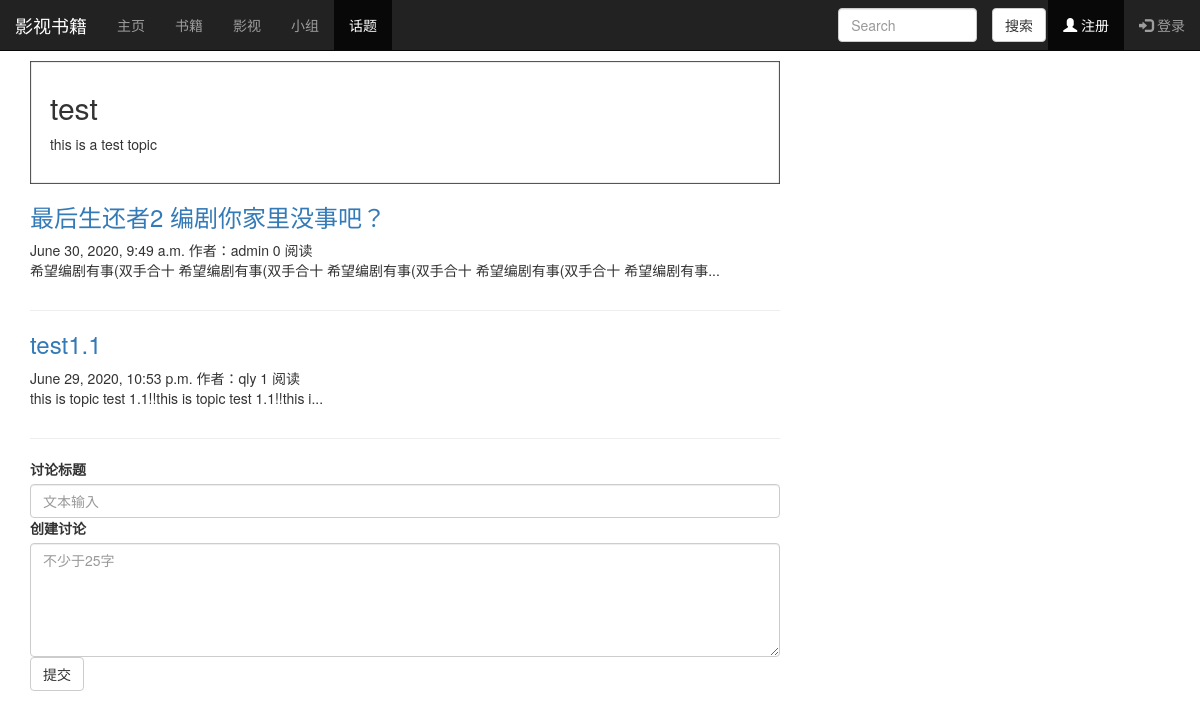
Page /topic/topics/1 on the earlier database version.
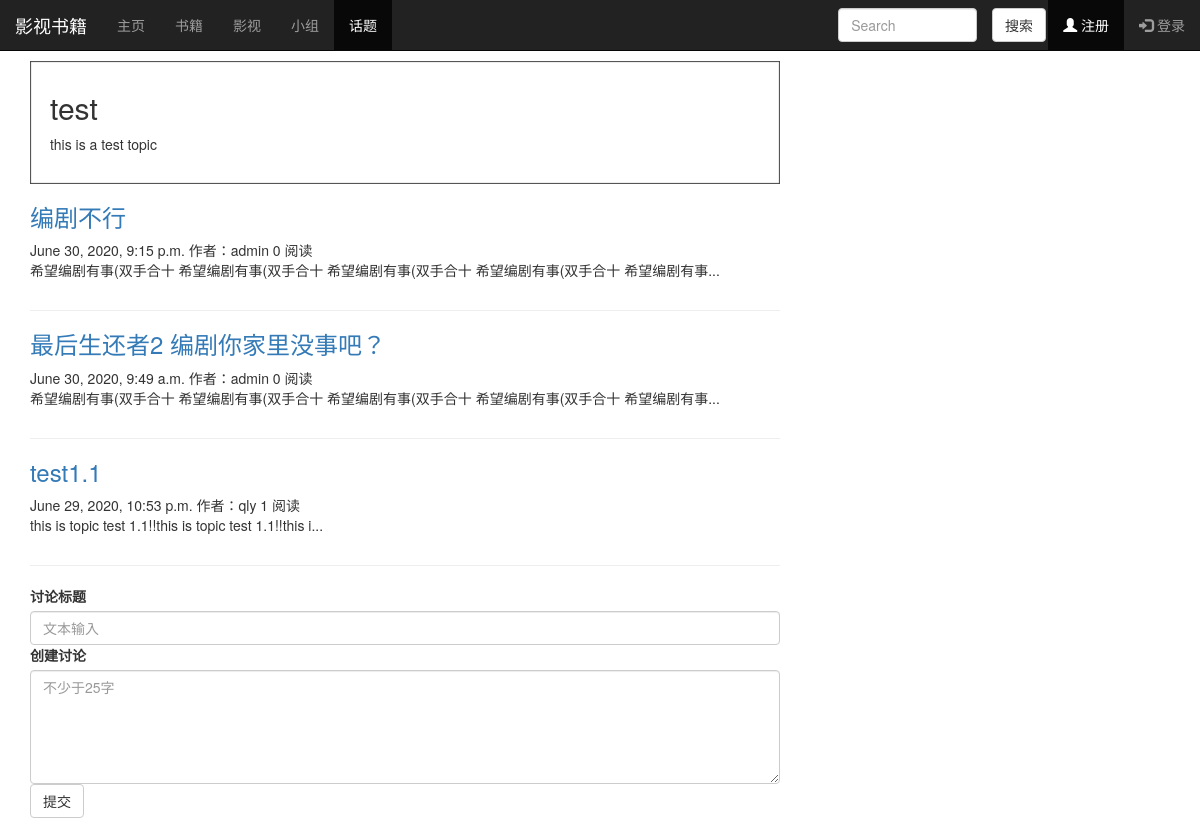
Same page on the later database version.
### topic/models.py (models this page shows, shortened)
class Topic(models.Model):
    name = models.CharField(max_length=100, unique=True)
    created_time = models.DateTimeField('创建时间', default=timezone.now)
    members = models.ManyToManyField(User, through='TopicMemberShip')
    views = models.PositiveIntegerField(default=0, blank=True, null=True)
    description = models.TextField(default="")
    class Meta:
        verbose_name = '话题'
        verbose_name_plural = verbose_name

class TopicPost(models.Model):
    title = models.CharField('标题', max_length=70)
    body = models.TextField(validators=[MinLengthValidator(25)])
    created_time = models.DateTimeField('创建时间', default=timezone.now)
    modified_time = models.DateTimeField('修改时间')
    excerpt = models.CharField(max_length=200, blank=True)
    author = models.ForeignKey(User, verbose_name='作者', null=True, on_delete=models.CASCADE, )
    views = models.PositiveIntegerField(default=0, blank=True, null=True)
    topic = models.ForeignKey(Topic, verbose_name='小组名', related_name='topictalk', on_delete=models.CASCADE)
    top = models.BooleanField(default=False)
    top_time = models.DateTimeField('置顶时间', default=timezone.now)
    im = models.BooleanField(default=False)
    class Meta:
        verbose_name = '话题讨论'
        verbose_name_plural = verbose_name
        ordering = ['-created_time']
        default_permissions = ()
        permissions = (
            ("topicpost_delete", "讨论删除权限"),)

### topic/views.py (the view)
# urls.py: path('topics/<int:pk>', views.topicPostView, name='topic_detail'),
def topicPostView(request, pk):
    c = Topic.objects.get(id=pk)
    context = {'topic': c,
               'topic_post': TopicPost.objects.filter(topic=c).order_by('-top_time', 'created_time'),
               'id': pk}
    return render(request, 'topic_detail.html', context)

### topic/templates/topic_detail.html (shortened to what this page needs)
{% extends 'topic_base.html' %}
{% load guardian_tags %}
{% block content %}
    <div style="box-shadow: inset 1px -1px 1px #444, inset -1px 1px 1px #444; padding: 20px; margin-top: 20px; padding-top: 10px">
    <h2>{{ topic.name }}</h2>
    <p>{{ topic.description }}</p>
    </div>
{% for topic_p in topic_post %}
<article class="post post-1" >
    <header class="entry-header" >
        <h3 class="entry-title">
            <a href="{% url 'topic:topic_detailmore' topic_p.id %}"><span>{{ topic_p.title }}</span></a>
        </h3>
        <div class="entry-meta">
            <span class="post-date"><time class="entry-date"
                        datetime="{{ topic_p.created_time}}">{{ topic_p.created_time}}</time></span>
            <span class="topic-author">作者：{{topic_p.author}}</span>
            <span class="views-count">{{ topic_p.views }} 阅读</span>
        </div>
    </header>
    <div class="entry-content clearfix">
        <p>{{ topic_p.excerpt }}...</p>
    </div>
</article>
    <hr>
{% empty %}
<div class="no-post">暂时还没有发表讨论！</div>
{% endfor %}
    <div>
                <form role="form" method="post" action="{% url 'topic:add' id %}">
                        <div class="form-topic" >
                            <label for="name">讨论标题</label>
                            <input type="text" class="form-control" placeholder="文本输入"  name = "title">
                        </div>
                        <div class="form-topic" >
                            <label for="name">创建讨论</label>
                            <textarea class="form-control" cols="50" rows="5" placeholder="不少于25字"  name="body"></textarea>
                        </div>
                        <div class="form-topic">
                            <button type="submit" class="btn btn-default">提交</button>
                        </div>
                </form>
            </div>
{% endblock %}

### topic/templates/topic_base.html (shortened to what this page needs)
<!DOCTYPE html>
<html lang="en">
<head>
    <link rel="stylesheet" href="https://cdn.staticfile.org/twitter-bootstrap/3.3.7/css/bootstrap.min.css">
</head>
<body>
<nav class="navbar navbar-inverse navbar-fixed-top">
    <div class="container-fluid">
        <div class="navbar-header">
            <a class="navbar-brand" href="#">影视书籍</a>
        </div>
        <div class="collapse navbar-collapse" id="myNavbar">
            <ul class="nav navbar-nav navbar-left">
                <li><a href="/movie/movie_display">主页</a></li>
                <li><a href="/book">书籍</a></li>
                <li><a href="#">影视</a></li>
                <li><a href="/group/groups_index">小组</a></li>
                <li class="active"><a href="/topic/topics_index">话题</a></li>
            </ul>
            <ul class="nav navbar-nav navbar-right">
                {% if user.is_authenticated %}
                    <li><a>用户名：{{ user.username }}</a></li>>
                    <li><a href="/user/logout/">登出</a></li>>
                {% else %}
                    <li class="active"><a href="/user/register/"><span class="glyphicon glyphicon-user"></span> 注册</a></li>
                    <li><a href="/user/login/"><span class="glyphicon glyphicon-log-in"></span> 登录</a></li>
                {% endif %}
            </ul>
            <form class="navbar-form navbar-right" role="search" action="/topic/topic_post_search/" method="get" >
                <div class="form-group">
                    <div class="row">
                        <div class="col-md-9 col-sm-8 col-xs-8">
                            <input type="text" name="q" class="form-control" placeholder="Search" style="width: 100%">
                        </div>
                        <div class="col-sm-offset-0">
                            <button type="submit" class="btn btn-default">搜索</button>
                        </div>
                    </div>
                </div>
            </form>
        </div>
    </div>
</nav>
<div class="container">
    <div class="row">
        <div class="col-sm-8" >
            {% block content %} {% endblock %}
        </div>
        <div class="col-md-4 col-sm-offset-1 col-sm-4 col-sm-offset-0 hidden-xs" style="margin-top: 20px; ">
        </div>
    </div>
</div>
</body>
</html>

Differences in the rows shown:
added TopicPost: title "编剧不行", created_time "June 30, 2020, 9:15 p.m.", author "admin", views "0", excerpt "希望编剧有事(双手合十 希望编剧有事(双手合十 希望编剧有事(双手合十 希望编剧有事(双手合十 希望编剧有事"
